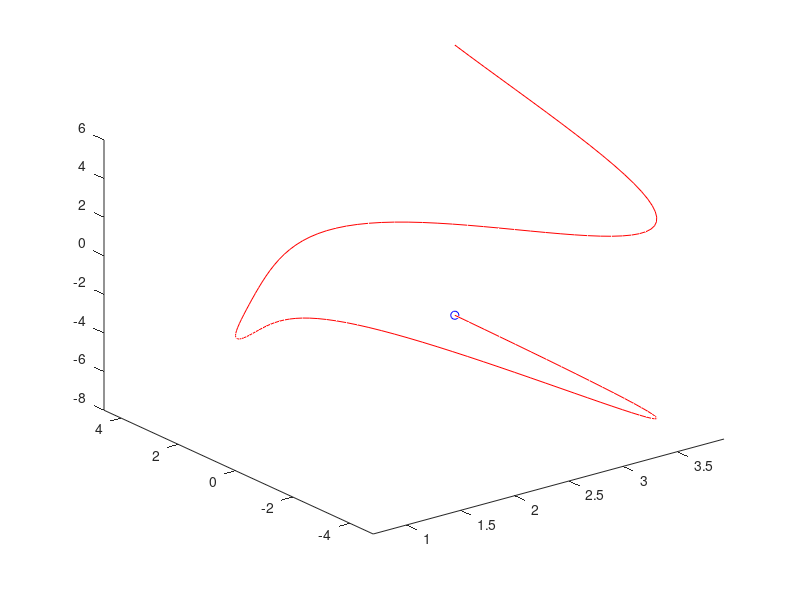

Write the MATLAB code that produced this figure.
clear
clc
close all

% intervalul de reprezentare (vector cu pas liniar)
t = -7 : 0.1 : 7;

% ecuatiile parametrice ale curbei
x = log(t.^2 + 2);
y = t .* sin(t);
z = -t - 1;

% plot3(x,y,z,'r')
% grid
% xlabel('x');
% ylabel('y');
% zlabel('z');

comet3(x,y,z,0.5)



